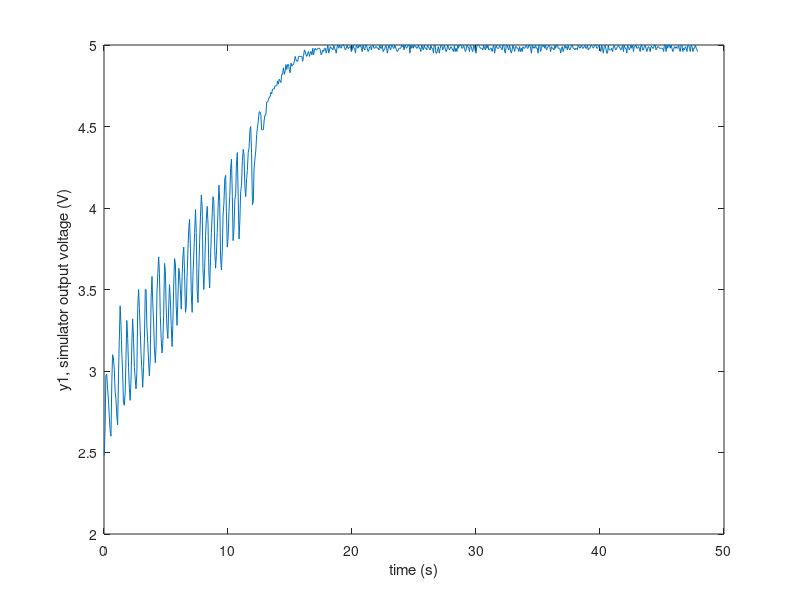
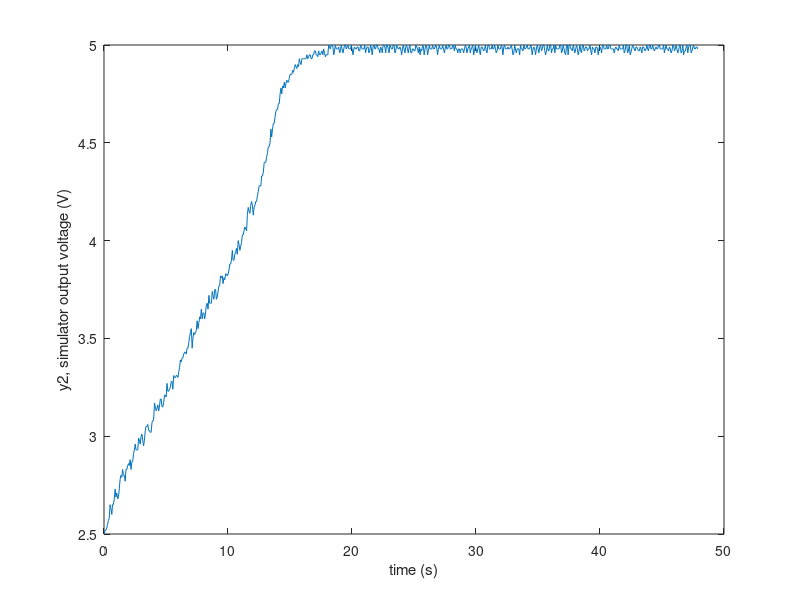
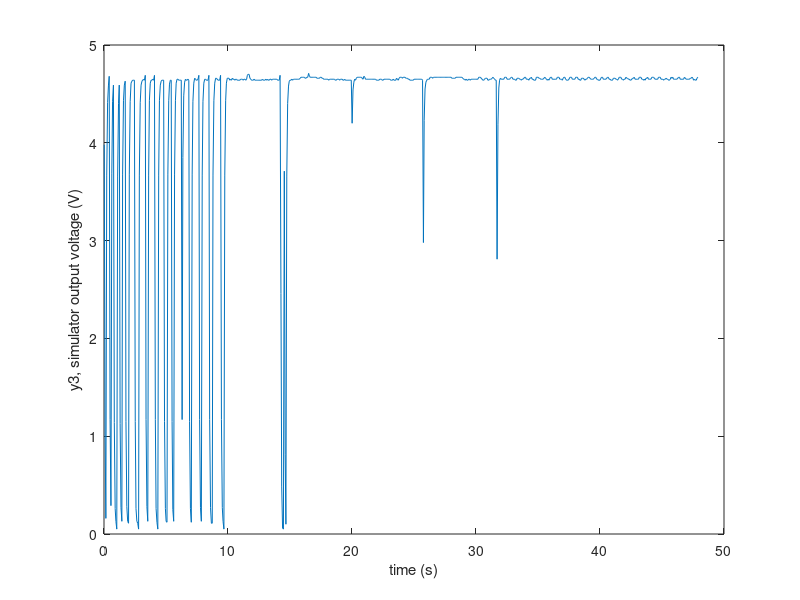
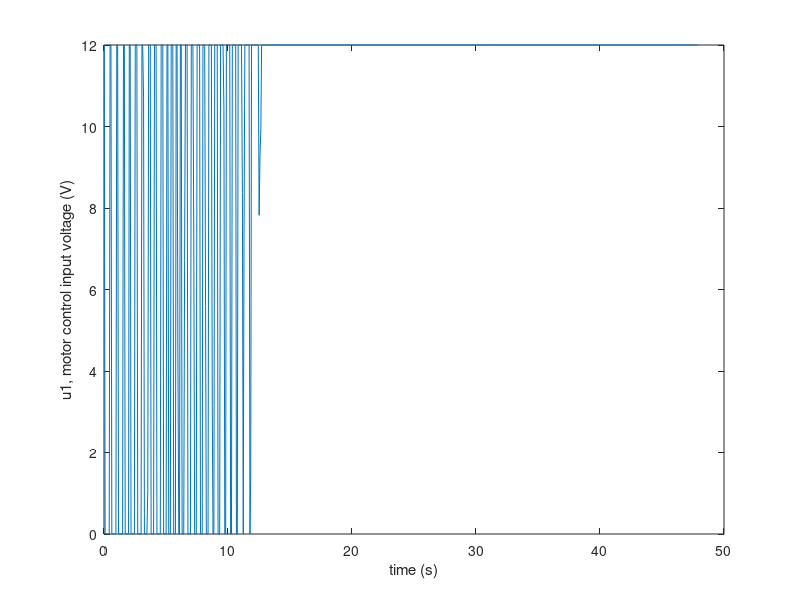

Recreate these plots in MATLAB, in order. (Note: this script raises an error after producing the figures.)

% delete all variables
clear;

% close existing figure windows
close ALL;

% load array from file into matlab
% note that columns can be separated by space / tab or commas in matlab
A = load('output.txt');

% file format (note y1, y2, y3 refer to voltages from the simulator
% and not control outputs here)
% time(s),y1,y2,y3,u1,wb,wf

k = 1;
t  = A(:,k); k = k + 1;

y1 = A(:,k); k = k + 1;
y2 = A(:,k); k = k + 1;
y3 = A(:,k); k = k + 1;

u1 = A(:,k); k = k + 1;

wb = A(:,k); k = k + 1;
wf = A(:,k); k = k + 1;
mu = A(:,k); k = k + 1;
slipratio = A(:,k); k = k + 1;
a12 = A(:,k); k = k + 1;

k = 1;

figure(k); k = k + 1;
plot(t,y1);
ylabel('y1, simulator output voltage (V)');
xlabel('time (s)');

figure(k); k = k + 1;
plot(t,y2);
ylabel('y2, simulator output voltage (V)');
xlabel('time (s)');

figure(k); k = k + 1;
plot(t,y3);
ylabel('y3, simulator output voltage (V)');
xlabel('time (s)');

figure(k); k = k + 1;
plot(t,u1);
ylabel('u1, motor control input voltage (V)');
xlabel('time (s)');

figure(k); k = k + 1;
plot(t,wb);
ylabel('back wheel velocity, wb (rad/s)');
xlabel('time (s)');

figure(k); k = k + 1;
plot(t,wf);
ylabel('forward wheel velocity, wf (rad/s)');
xlabel('time (s)');

figure(k); k = k + 1;
plot(t,wb,t,wf,'r');
s1 = stepinfo(wb,t)
s2 = stepinfo(wf,t)
ylabel('wheel velocity (rad/s)');
xlabel('time (s)');
legend('back wheel velocity wb','forward wheel velocity wf','Location','south');

figure(k); k = k + 1;
plot(t,mu);
ylabel('friction coefficient mu');
xlabel('time (s)');

figure(k); k = k + 1;
plot(t,slipratio);
ylabel('slip ratio');
xlabel('time (s)');

figure(k); k = k + 1;
plot(t,a12);
ylabel('sum of anglar acceleration: rads/s2');
xlabel('time (s)');